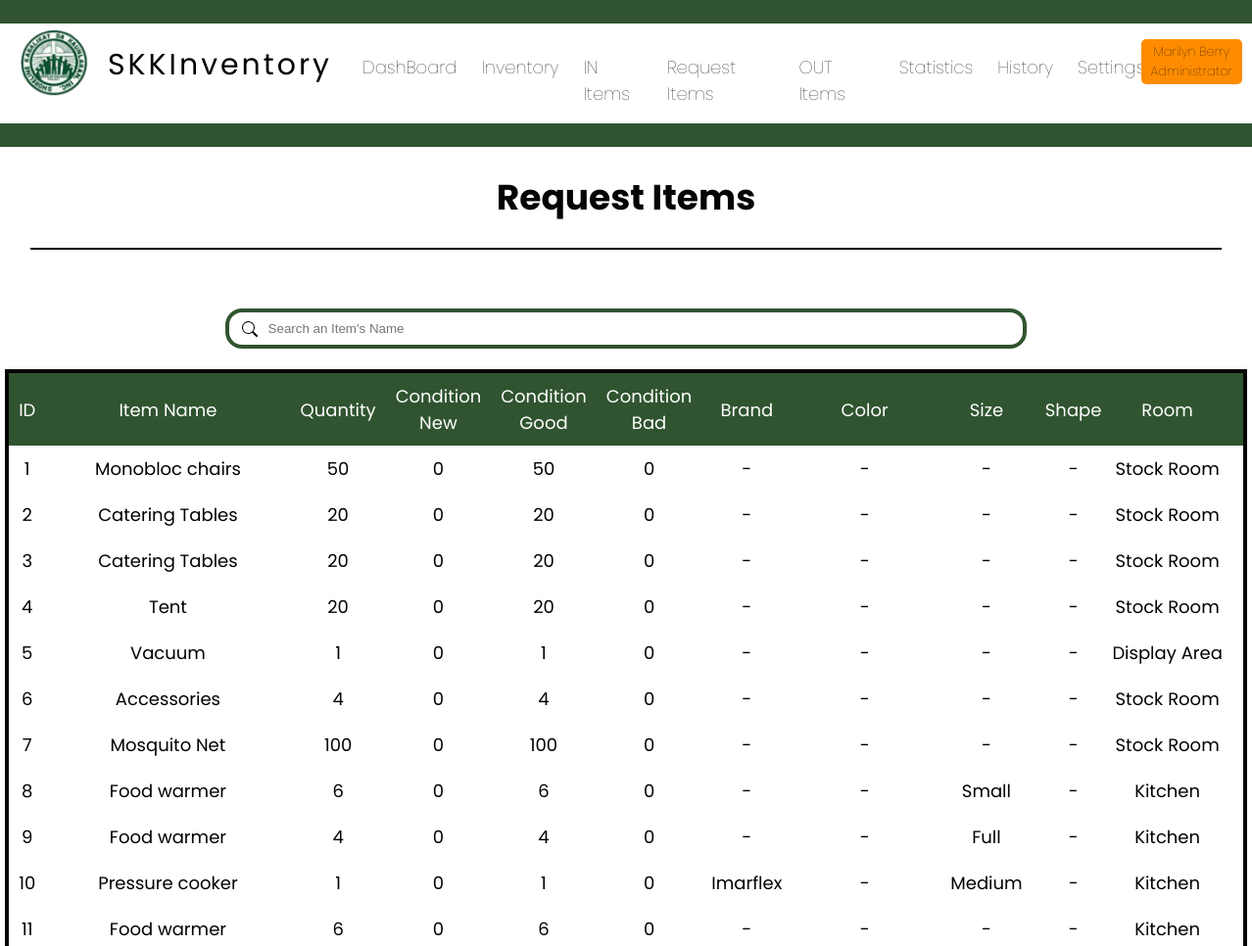
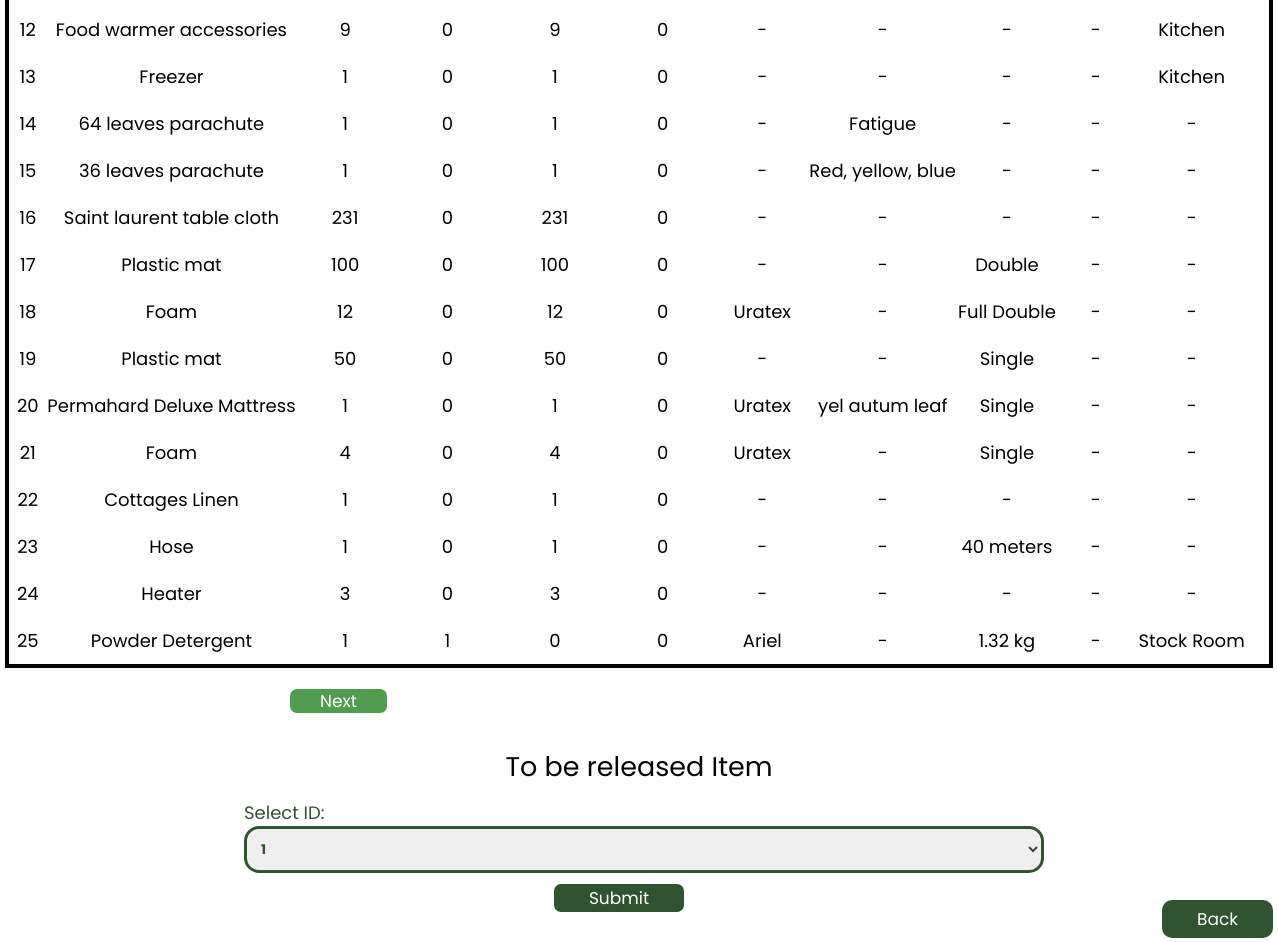
The page /request.php (signed in) on the database as committed earlier (2 pictures, top to bottom).
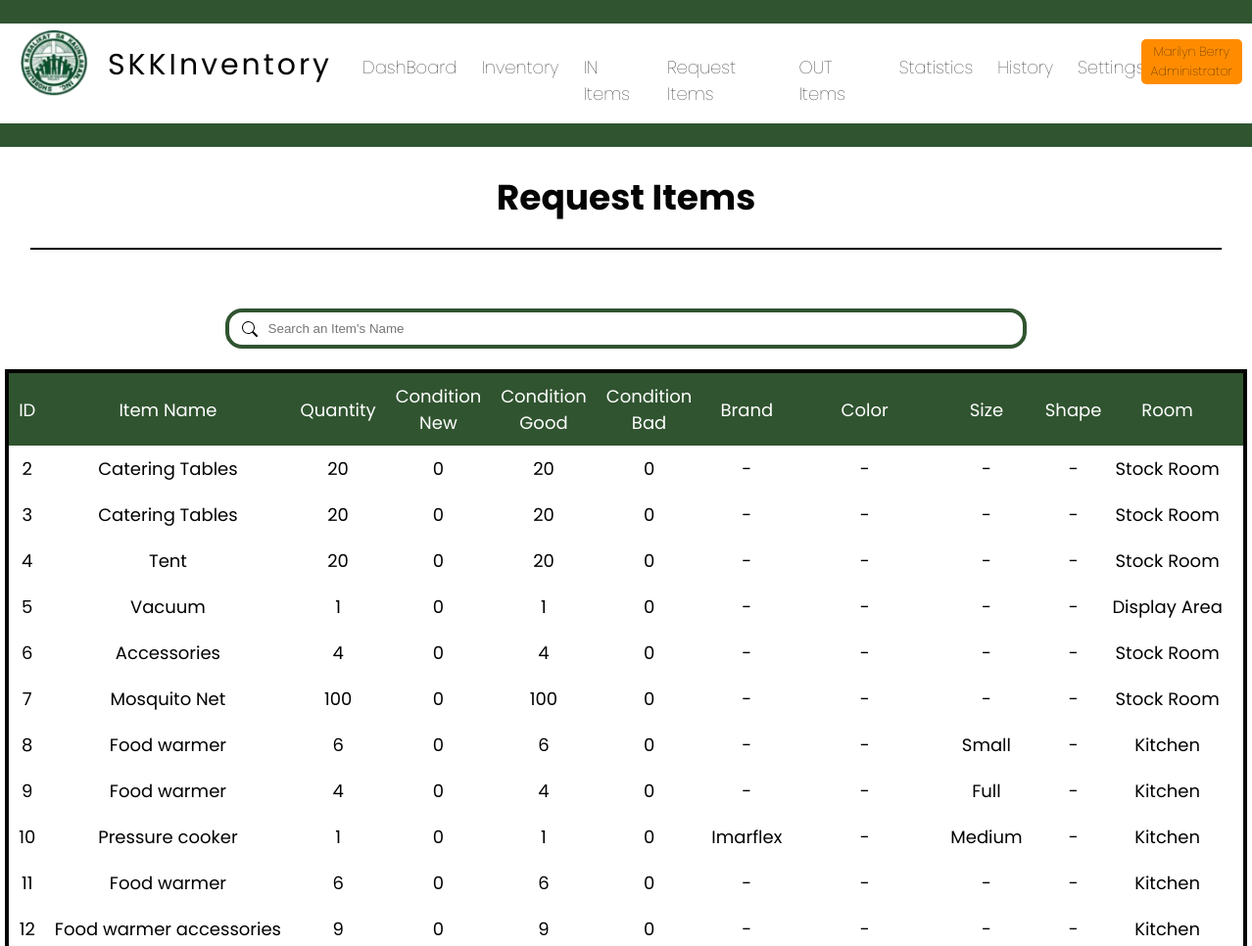
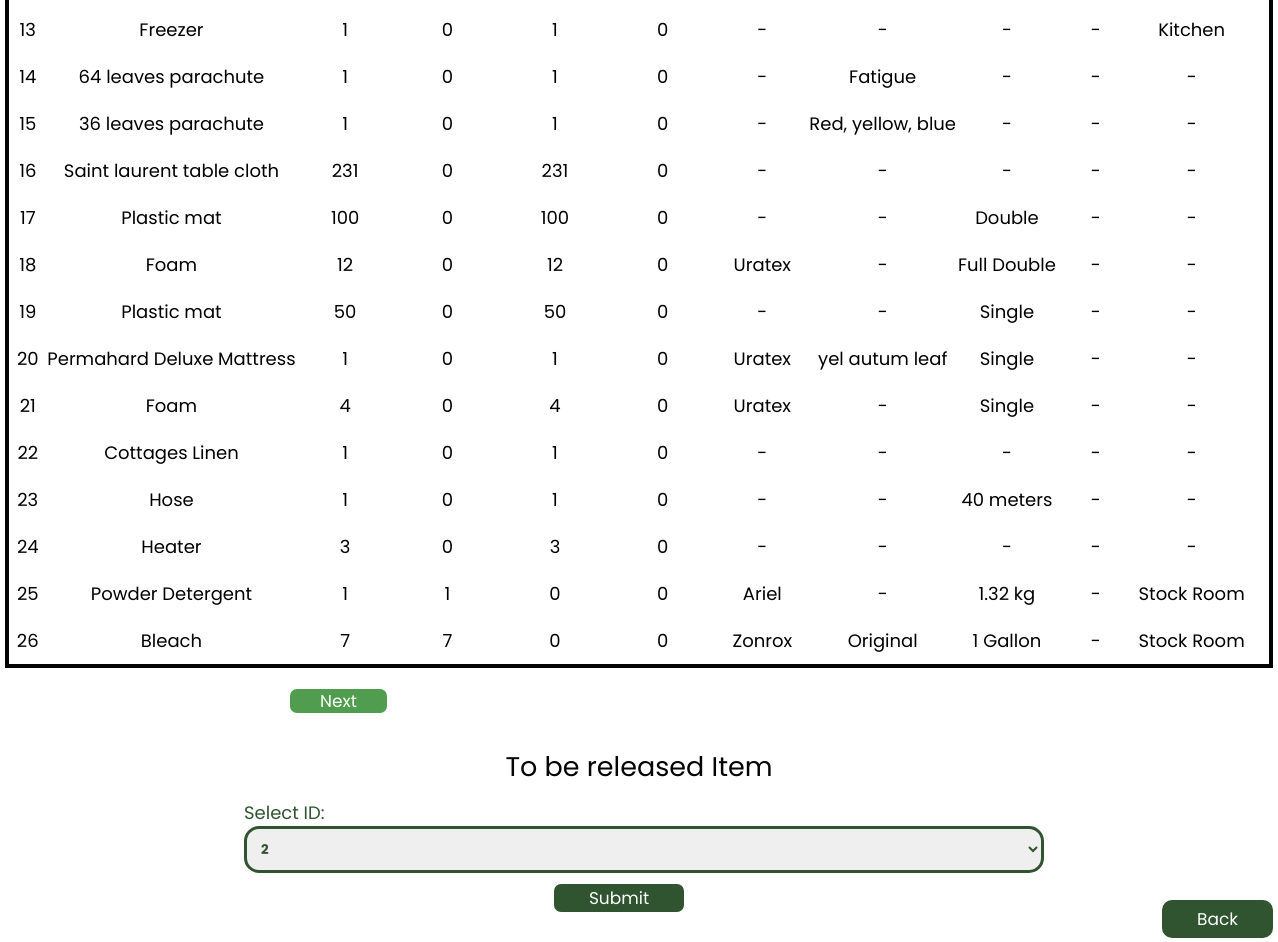
The same page on the database as committed later (2 pictures, top to bottom).
### tables this page shows
CREATE TABLE `inventory` (
  `id` int(10) NOT NULL AUTO_INCREMENT,
  `product_name` varchar(100) NOT NULL,
  `category` varchar(30) NOT NULL,
  `price` int(20) NOT NULL,
  `unit` varchar(20) NOT NULL,
  `quantity` int(11) NOT NULL,
  `condition_new` int(10) NOT NULL,
  `condition_good` int(10) NOT NULL,
  `condition_bad` int(10) NOT NULL,
  `brand` varchar(50) NOT NULL,
  `color` varchar(20) NOT NULL,
  `size` varchar(20) NOT NULL,
  `shape` varchar(20) NOT NULL,
  `life` varchar(20) NOT NULL,
  `total` int(20) NOT NULL,
  `user` varchar(100) NOT NULL,
  `date` date NOT NULL,
  `building` int(20) NOT NULL,
  `floor` int(11) NOT NULL,
  `room` int(20) NOT NULL,
  `remarks` varchar(1000) NOT NULL,
  PRIMARY KEY (`id`)
);

### request.php (the view, shortened to what the changed rows need)
<!DOCTYPE html>
<html lang="en">
<head>
    <link rel="stylesheet" href="css/footer.css">
    <link rel="stylesheet" href="css/request.css">
    <?php
    $username = $_SESSION['username'];
    if ($_SESSION['username']) {
        if ($username == 'superadmin1' || $username == 'superadmin2') {
            include 'header_superadmin.php';
        } else if ($username == 'admin') {
            include 'header_admin.php';
        } else {
            include 'header.php';
        }
    } else {
        header("Location: index.php");
    }
    ?>
</head>
<body>
    <h1 class="font dashboard">Request Items</h1>
    <div class="table">
        <table border="1">
            <tr>
                <th>ID</th>
                <th>Item Name</th>
                <th>Quantity</th>
                <th>Condition New</th>
                <th>Condition Good</th>
                <th>Condition Bad</th>
                <th>Brand</th>
                <th>Color</th>
                <th>Size</th>
                <th>Shape</th>
                <th>Room</th>
                <th></th>
            </tr>
            <?php include 'request_items.php'; ?>
        </table>
    </div>
    <div class="form">
        <h2 class="font">To be released Item</h2>
        <form class="input-container" method="post">
            <label for="id">Select ID:</label>
            <select class="input" name="id" id="id">
                <?php
                $query = "SELECT id FROM inventory";
                $result = mysqli_query($conn, $query);
                while ($row = mysqli_fetch_assoc($result)) {
                    echo '<option  value="' . $row['id'] . '">' . $row['id'] . '</option>';
                }
                ?>
            </select>
            <div class=" submit-container">
                <input class="submit" type="submit" value="Submit">
            </div>
        </form>
    </div>
</body>
</html>

### request_items.php (shortened to what the changed rows need)
<?php
include 'connect.php';
$search = isset($_GET['search']) ? $_GET['search'] : '';
$searchTerms = explode(' ', $search);
$searchConditions = array();
$recordsPerPage = 25;
$page = isset($_GET['page1']) ? $_GET['page1'] : 1;
$offset = ($page - 1) * $recordsPerPage;
foreach ($searchTerms as $term) {
    $term = mysqli_real_escape_string($conn, $term);
    $searchConditions[] = "(inventory.product_name LIKE '%$term%'
                           OR inventory.category LIKE '%$term%'
                           OR inventory.brand LIKE '%$term%'
                           OR inventory.color LIKE '%$term%'
                           OR inventory.size LIKE '%$term%'
                           OR inventory.shape LIKE '%$term%')";
}
$whereClause = implode(" AND ", $searchConditions);
$sql = "SELECT *
        FROM inventory
        WHERE $whereClause
        LIMIT $recordsPerPage OFFSET $offset";
$result = mysqli_query($conn, $sql);
if ($result->num_rows > 0) {
    while ($row = $result->fetch_assoc()) {
        $id = $row['id'];
        $productname = $row['product_name'];
        $quantity = $row['quantity'];
        $conditionnew = $row['condition_new'];
        $conditiongood = $row['condition_good'];
        $conditionbad = $row['condition_bad'];
        $brand = $row['brand'];
        $color = $row['color'];
        $size = $row['size'];
        $shape = $row['shape'];
        $room = $row['room'];
        switch ($room) {
            case 0:
                $roomname = '-';
                break;
            case 1:
                $roomname = 'Display Area';
                break;
            case 5:
                $roomname = 'Stock Room';
                break;
            case 10:
                $roomname = 'Stock Room';
                break;
            case 19:
                $roomname = 'Kitchen';
                break;
        }
        echo '<tr>';
        echo '<td>' . $id . '</td>';
        echo '<td style="white-space: nowrap;">' . $productname . '</td>';
        echo '<td>' . $quantity . '</td>';
        echo '<td>' . $conditionnew . '</td>';
        echo '<td>' . $conditiongood . '</td>';
        echo '<td>' . $conditionbad . '</td>';
        echo '<td style="padding: 10px;">' . $brand . '</td>';
        echo '<td style=" white-space: nowrap;">' . $color . '</td>';
        echo '<td style=" white-space: nowrap;">' . $size . '</td>';
        echo '<td style="padding: 10px;">' . $shape . '</td>';
        echo '<td style=" white-space: nowrap;">' . $roomname . '</td>';
        echo '</tr>';
    }
} else {
    echo '<tr><td colspan="11">No results found.</td></tr>';
}
?>
<br>

Rows that differ between the two databases and show on the page:
removed inventory: id "1", product_name "Monobloc chairs", quantity "50", condition_new "0", condition_good "50", condition_bad "0", brand "-", color "-", size "-", shape "-", room "Stock Room"
now on this page (row unchanged): inventory: id "26", product_name "Bleach", quantity "7", condition_new "7", condition_good "0", condition_bad "0", brand "Zonrox", color "Original", size "1 Gallon", shape "-", room "Stock Room"
Other text that changed with them:
form field id: "1" → "2"
